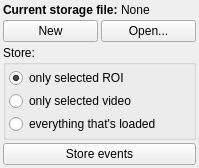
<?xml version="1.0" encoding="UTF-8"?>
<ui version="4.0">
 <class>Form</class>
 <widget class="QWidget" name="Form">
  <property name="geometry">
   <rect>
    <x>0</x>
    <y>0</y>
    <width>199</width>
    <height>156</height>
   </rect>
  </property>
  <property name="windowTitle">
   <string>Form</string>
  </property>
  <layout class="QGridLayout" name="gridLayout_2">
   <property name="margin">
    <number>3</number>
   </property>
   <property name="spacing">
    <number>3</number>
   </property>
   <item row="0" column="0" colspan="2">
    <layout class="QHBoxLayout" name="horizontalLayout" stretch="0,5">
     <property name="spacing">
      <number>3</number>
     </property>
     <item>
      <widget class="QLabel" name="label">
       <property name="font">
        <font>
         <weight>75</weight>
         <bold>true</bold>
        </font>
       </property>
       <property name="text">
        <string>Current storage file:</string>
       </property>
      </widget>
     </item>
     <item>
      <widget class="QLabel" name="fileLabel">
       <property name="font">
        <font>
         <weight>50</weight>
         <bold>false</bold>
        </font>
       </property>
       <property name="text">
        <string>None</string>
       </property>
      </widget>
     </item>
    </layout>
   </item>
   <item row="1" column="0">
    <widget class="QPushButton" name="newFileBtn">
     <property name="text">
      <string>New</string>
     </property>
    </widget>
   </item>
   <item row="1" column="1">
    <widget class="QPushButton" name="openFileBtn">
     <property name="text">
      <string>Open...</string>
     </property>
    </widget>
   </item>
   <item row="2" column="0" colspan="2">
    <widget class="QGroupBox" name="groupBox">
     <property name="title">
      <string>Store:</string>
     </property>
     <layout class="QGridLayout" name="gridLayout">
      <property name="margin">
       <number>3</number>
      </property>
      <property name="spacing">
       <number>3</number>
      </property>
      <item row="1" column="0">
       <widget class="QRadioButton" name="roiRadio">
        <property name="text">
         <string>only selected ROI</string>
        </property>
        <property name="checked">
         <bool>true</bool>
        </property>
       </widget>
      </item>
      <item row="2" column="0">
       <widget class="QRadioButton" name="videoRadio">
        <property name="text">
         <string>only selected video</string>
        </property>
       </widget>
      </item>
      <item row="3" column="0">
       <widget class="QRadioButton" name="everythingRadio">
        <property name="text">
         <string>everything that's loaded</string>
        </property>
       </widget>
      </item>
     </layout>
    </widget>
   </item>
   <item row="3" column="0" colspan="2">
    <widget class="FeedbackButton" name="storeBtn">
     <property name="text">
      <string>Store events</string>
     </property>
    </widget>
   </item>
  </layout>
 </widget>
 <customwidgets>
  <customwidget>
   <class>FeedbackButton</class>
   <extends>QPushButton</extends>
   <header>acq4.pyqtgraph.widgets.FeedbackButton</header>
  </customwidget>
 </customwidgets>
 <resources/>
 <connections/>
</ui>
